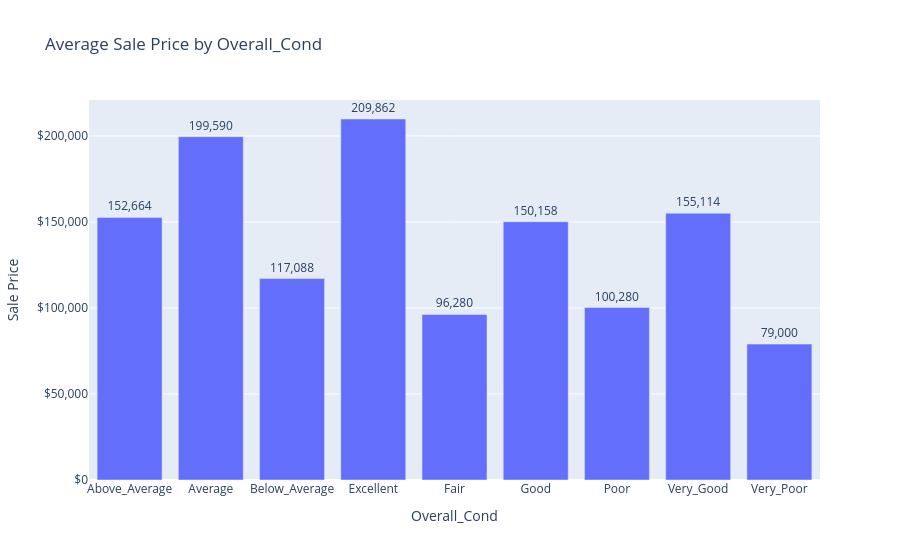

This figure's notebook cell:
### Code cell
#distribution of average sale price vs overall condition 
import plotly.express as px

Overall_Cond_prices = train_data.groupby('Overall_Cond')['Sale_Price'].mean()
fig5 = px.bar(x=Overall_Cond_prices.index, y=Overall_Cond_prices.values, title='Average Sale Price by Overall_Cond', text=Overall_Cond_prices.values)

fig5.update_traces(texttemplate='%{text:,.0f}', textposition='outside')
fig5.update_yaxes(title='Sale Price', tickprefix='$', tickformat=',')
fig5.update_xaxes(title='Overall_Cond')
fig5.update_layout(uniformtext_minsize=8, uniformtext_mode='hide')

fig5.show()

### Figure 1 — Plotly figure (JSON) as saved in the notebook; plotly's stock layout.template omitted (floating-point values rounded to 4 significant figures)
{"data": [{"alignmentgroup": "True", "hovertemplate": "x=%{x}<br>y=%{y}<br>text=%{text}<extra></extra>", "legendgroup": "", "marker": {"color": "#636efa", "pattern": {"shape": ""}}, "name": "", "offsetgroup": "", "orientation": "v", "showlegend": false, "text": [152700.0, 199600.0, 117100.0, 209900.0, 96280.0, 150200.0, 100280, 155100.0, 79000], "textposition": "outside", "texttemplate": "%{text:,.0f}", "type": "bar", "x": ["Above_Average", "Average", "Below_Average", "Excellent", "Fair", "Good", "Poor", "Very_Good", "Very_Poor"], "xaxis": "x", "y": [152700.0, 199600.0, 117100.0, 209900.0, 96280.0, 150200.0, 100280, 155100.0, 79000], "yaxis": "y"}], "layout": {"barmode": "relative", "legend": {"tracegroupgap": 0}, "title": {"text": "Average Sale Price by Overall_Cond"}, "uniformtext": {"minsize": 8, "mode": "hide"}, "xaxis": {"anchor": "y", "domain": [0, 1], "title": {"text": "Overall_Cond"}}, "yaxis": {"anchor": "x", "domain": [0, 1], "tickformat": ",", "tickprefix": "$", "title": {"text": "Sale Price"}}}}
